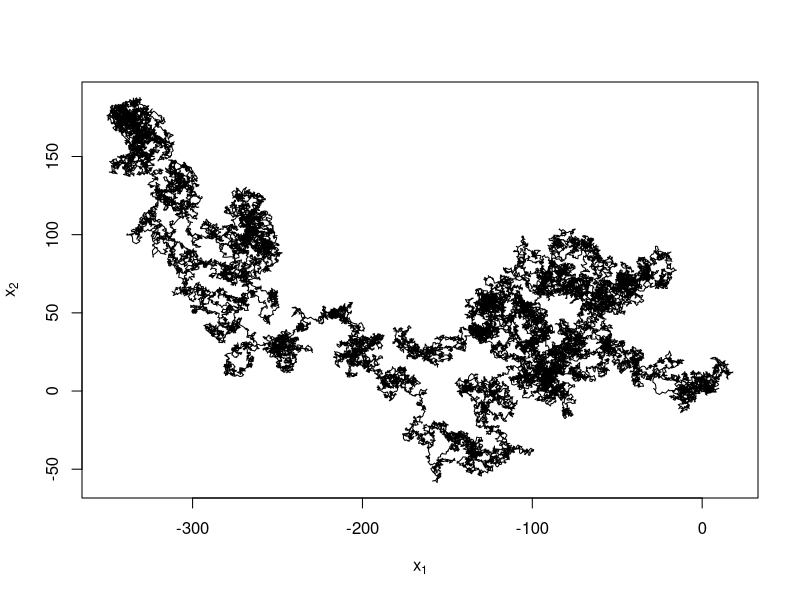
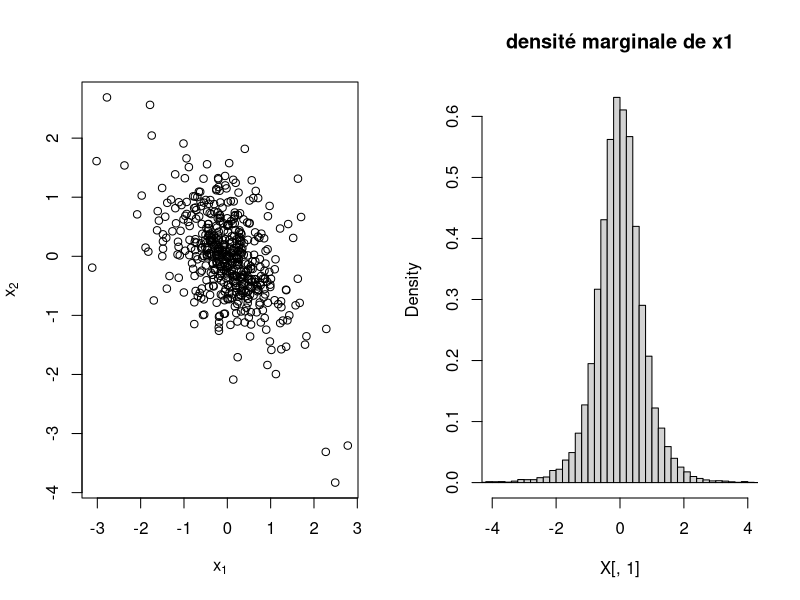

These figures' R source, in order:
## ---- chunk 1
set.seed(1)
## ---- chunk 2
Marche <- function(B, sd) {
  R <- matrix(0.0, nrow = B, ncol = 2)
  x <- R[1,]
  for(b in 2:B) {
    x <- x + rnorm(2, 0, sd = sd)
    R[b, ] <- x
  }
  return(R);
}
X <- Marche(5e4, sd = 0.8)
plot(X[,1], X[,2], xlab = expression(x[1]), ylab = expression(x[2]), type = "l")
## ---- chunk 3
PI <- function(x) (1 + x[1]**2 + x[1]*x[2] + x[2]**2)^(-3)
MH <- function(B, sd) {
  R <- matrix(0.0, nrow = B, ncol = 2)
  x <- R[1,]
  for(b in 2:B) {
    y <- x + rnorm(2, 0, sd = sd)
    rho <- PI(y) / PI(x)
    u <- runif(1)
    if(u < rho) 
      x <- y
    R[b, ] <- x
  }
  return(R);
}
## ---- chunk 4
X <- MH(5e4, sd = 0.8)
# var(X)
# thinning (pour le nuage de points)
I <- floor(seq(0, nrow(X), length = 500))
par(mfrow=c(1,2))
plot(X[I,1], X[I,2], xlab = expression(x[1]), ylab = expression(x[2]))
# plot.new() # skip a plot 
hist(X[,1], breaks = 100, xlim= c(-4,4), freq=FALSE, main = "densité marginale de x1")
# hist(X[,2], breaks = 100, xlim= c(-4,4), freq=FALSE, main = "densité marginale de x2")
## ---- chunk 5
PI <- function(x) (1 + x[1]**2 + x[1]*x[2] + x[2]**2)^(-3)
MH <- function(B, sd) {
  R <- matrix(0.0, nrow = B, ncol = 2)
  x <- R[1,]
  for(b in 2:B) {
    y <- x + rnorm(2, 0, sd = sd)
    rho <- PI(y) / PI(x)
    u <- runif(1)
    if(u < rho)
      x <- y
    R[b, ] <- x
  }
  return(R);
}
